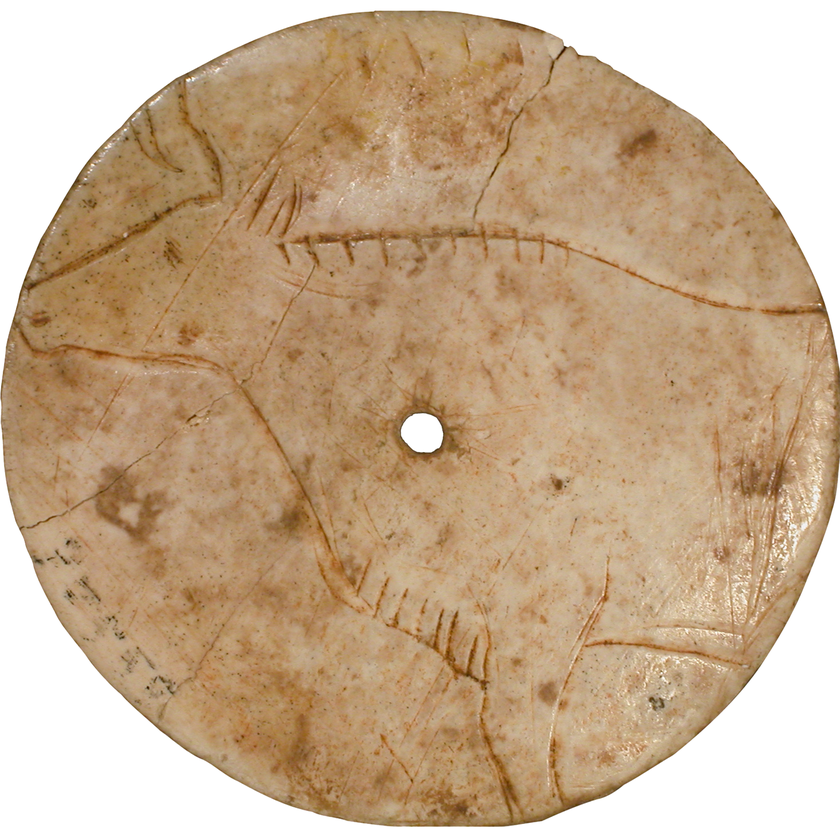
#> input picture Human_vs_non_Human/data/original/human/1.png, 840 x 840 px, shrunk from 1920 x 1920 before the run; its folder holds only this picture in this run
$ python masking_image.py   (older library calls are emulated)
#> lines starting #> are read from the running program, lines starting #| are printed output that depends on the picture; after the words box and inside, x2 and y2 are one past the last pixel; in counts of white or black regions, pixels touching at a corner belong together
import cv2
import math
import numpy as np
import scipy.ndimage
import os
import fnmatch


def orientated_non_max_suppression(mag, ang):
    ang_quant = np.round(ang / (np.pi/4)) % 4
    winE = np.array([[0, 0, 0],[1, 1, 1], [0, 0, 0]])
    winSE = np.array([[1, 0, 0], [0, 1, 0], [0, 0, 1]])
    winS = np.array([[0, 1, 0], [0, 1, 0], [0, 1, 0]])
    winSW = np.array([[0, 0, 1], [0, 1, 0], [1, 0, 0]])

    magE = non_max_suppression(mag, winE)
    magSE = non_max_suppression(mag, winSE)
    magS = non_max_suppression(mag, winS)
    magSW = non_max_suppression(mag, winSW)

    mag[ang_quant == 0] = magE[ang_quant == 0]
    mag[ang_quant == 1] = magSE[ang_quant == 1]
    mag[ang_quant == 2] = magS[ang_quant == 2]
    mag[ang_quant == 3] = magSW[ang_quant == 3]
    return mag

def non_max_suppression(data, win):
    data_max = scipy.ndimage.filters.maximum_filter(data, footprint=win, mode='constant')
    data_max[data != data_max] = 0
    return data_max

def get_images(dir_loc: str, categories: list):
    img_s, groups = {}, categories
    for group in groups:
        img_s.update({group: []})
        img_dir = os.path.join(dir_loc, group)
        for path, sub_dirs, files in os.walk(img_dir):
            for file in fnmatch.filter(files, "*.png"):
                img_s[group].append(os.path.join(path, file))
    return img_s


image_dir = "C:/Users/jahna/OneDrive/Documents/GitHub/Project/classfication_human_vs_non_human/data/original"
labels = ['human', 'non_human']
images = get_images(image_dir, labels)

for i in images:
    for idx, img_path in enumerate(j for j in images[i]):
        gray_image = cv2.imread(images[i][idx],0)
#> gray_image: shape (840, 840); min 19, max 255, mean 176.6
        with_nmsup = True #apply non-maximal suppression
        fudgefactor = 0.8 #with this threshold you can play a little bit
        sigma = 21 #for Gaussian Kernel
        kernel = 2*math.ceil(2*sigma)+1 #Kernel size

        gray_image = gray_image/255.0
        blur = cv2.GaussianBlur(gray_image, (kernel, kernel), sigma)
        gray_image = cv2.subtract(gray_image, blur)
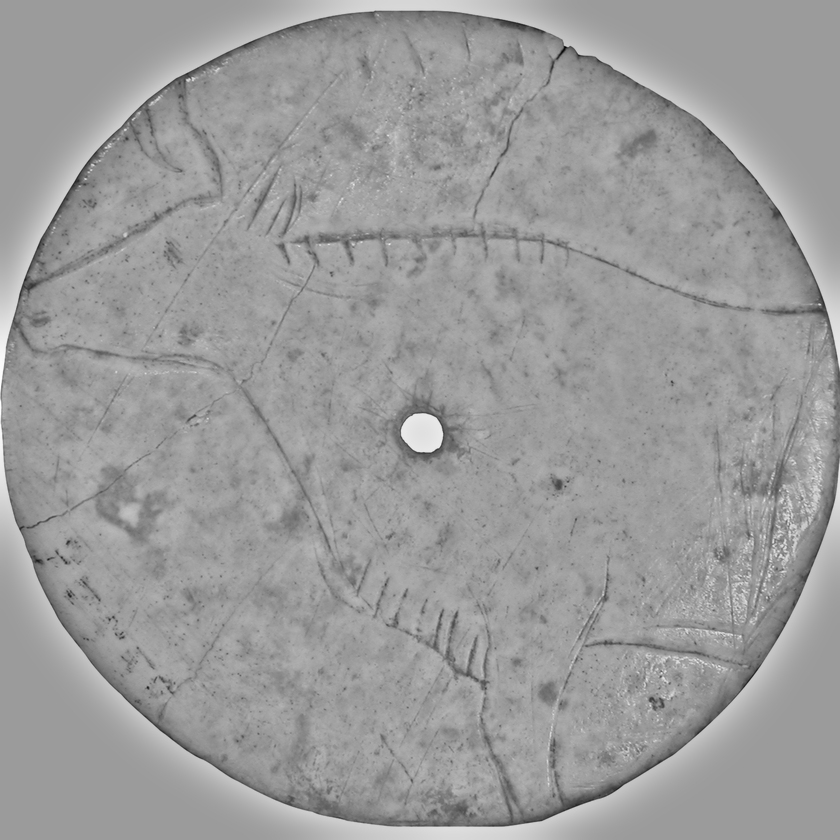
#> gray_image: shape (840, 840) float64; min -0.697, max 0.446, mean 0.000163; drawn with min black and max white

        # compute sobel response
        sobelx = cv2.Sobel(gray_image, cv2.CV_64F, 1, 0, ksize=3)
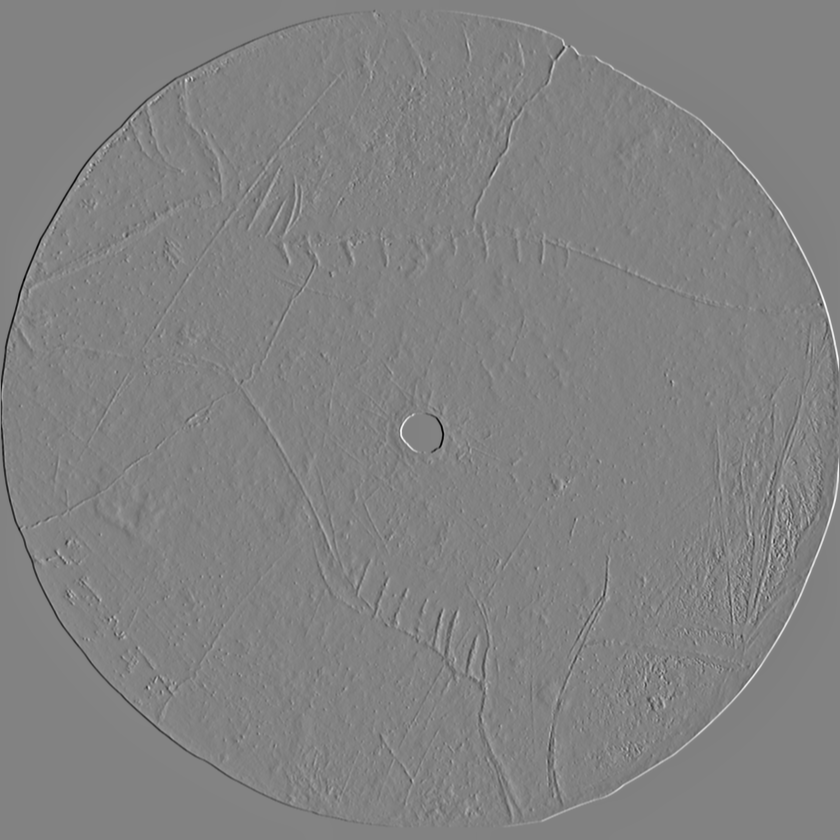
#> sobelx: shape (840, 840) float64; min -3, max 2.87, mean -0.000545; drawn with min black and max white
        sobely = cv2.Sobel(gray_image, cv2.CV_64F, 0, 1, ksize=3)
        mag = np.hypot(sobelx, sobely)
        ang = np.arctan2(sobely, sobelx)
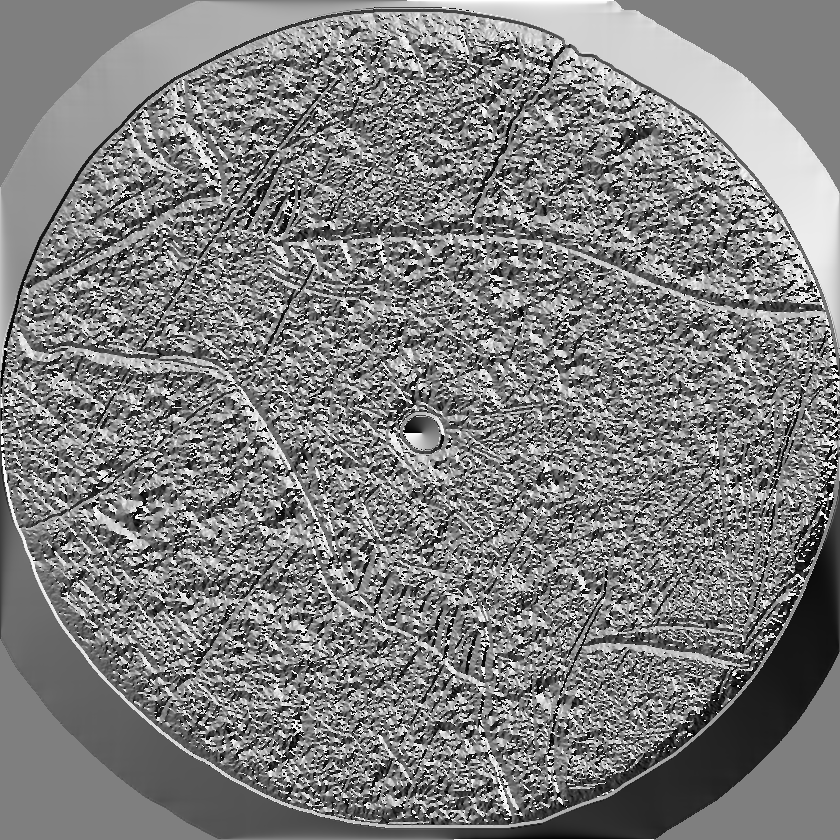
#> ang: shape (840, 840) float64; min -3.14, max 3.14, mean -0.0055; drawn with min black and max white

        # threshold
        threshold = 4 * fudgefactor * np.mean(mag)
#> threshold = 0.436
        mag[mag < threshold] = 0

        #either get edges directly
        if with_nmsup is False:
            mag = cv2.normalize(mag, 0, 255, cv2.NORM_MINMAX)
            kernel = np.ones((5,5),np.uint8)
            result = cv2.morphologyEx(mag, cv2.MORPH_CLOSE, kernel)
            imagem = cv2.bitwise_not(result)
            filename = images[i][idx].split("\\")[0] +"/" + i + \
                          "/" + images[i][idx].split("\\")[-1].split(".")[0]\
                            +  "_mask.png"
            cv2.imwrite(filename, imagem)

        #or apply a non-maximal suppression
        else:

            # non-maximal suppression
            mag = orientated_non_max_suppression(mag, ang)
#> in orientated_non_max_suppression, `ang_quant = np.round(ang / (np.pi/4)) % 4`:
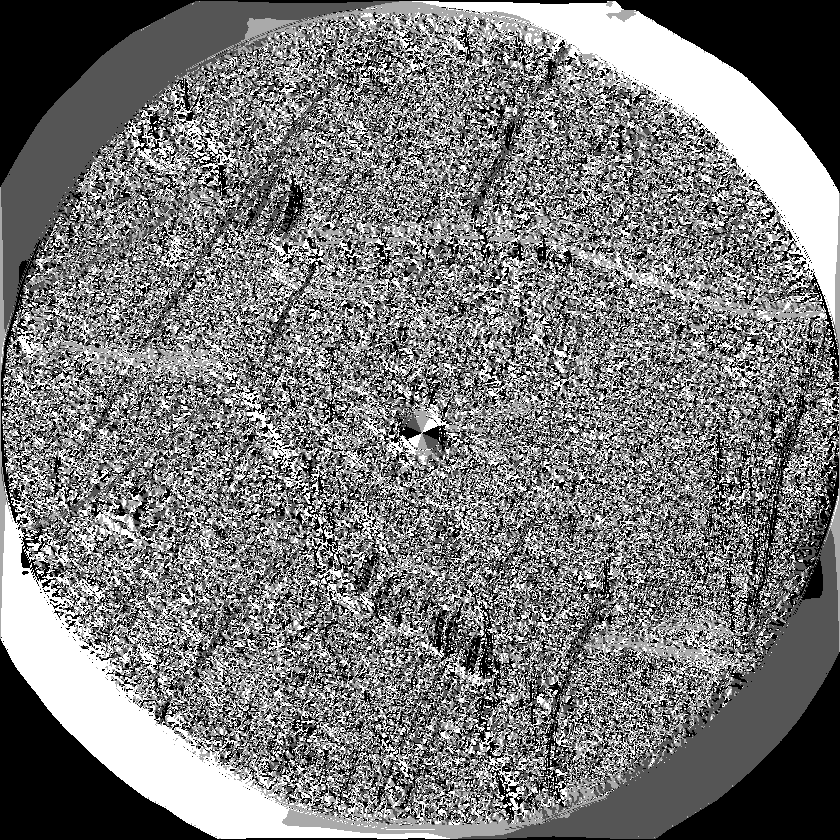
#> ang_quant: shape (840, 840) float64; min 0, max 3, mean 1.43; drawn with min black and max white
#> in non_max_suppression, `data_max[data != data_max] = 0`: data_max: shape (840, 840) float64; min 0, max 3.52, mean 0.0198
#> in non_max_suppression (call 2), `data_max[data != data_max] = 0`: data_max: shape (840, 840) float64; min 0, max 3.52, mean 0.0245
#> in non_max_suppression (call 3), `data_max[data != data_max] = 0`: data_max: shape (840, 840) float64; min 0, max 3.52, mean 0.0187
#> in non_max_suppression (call 4), `data_max[data != data_max] = 0`: data_max: shape (840, 840) float64; min 0, max 3.52, mean 0.0239
#> in orientated_non_max_suppression, `mag[ang_quant == 0] = magE[ang_quant == 0]`: mag: shape (840, 840) float64; min 0, max 3.52, mean 0.0381
#> in orientated_non_max_suppression, `mag[ang_quant == 1] = magSE[ang_quant == 1]`: mag: shape (840, 840) float64; min 0, max 3.52, mean 0.0351
#> in orientated_non_max_suppression, `mag[ang_quant == 3] = magSW[ang_quant == 3]`: mag: shape (840, 840) float64; min 0, max 3.52, mean 0.0285
            # create mask
            mag[mag > 0] = 255
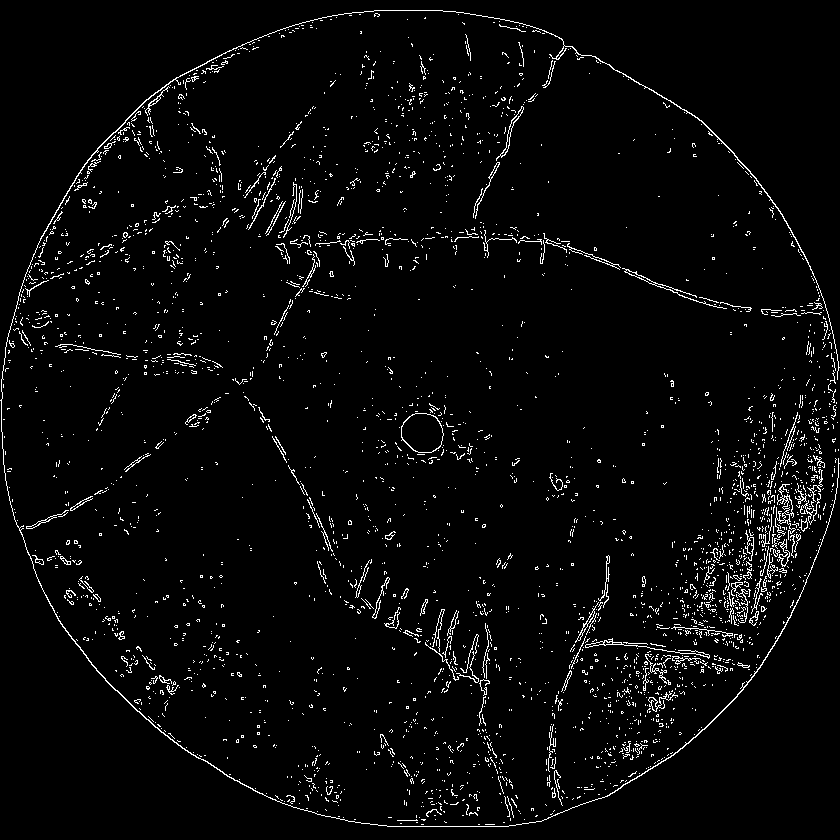
#> mag: shape (840, 840) float64; 3.3% white in thin lines or dots
            mag = mag.astype(np.uint8)
#> mag: shape (840, 840); 3.3% white in thin lines or dots

            kernel = np.ones((5,5),np.uint8)
            result = cv2.morphologyEx(mag, cv2.MORPH_CLOSE, kernel)
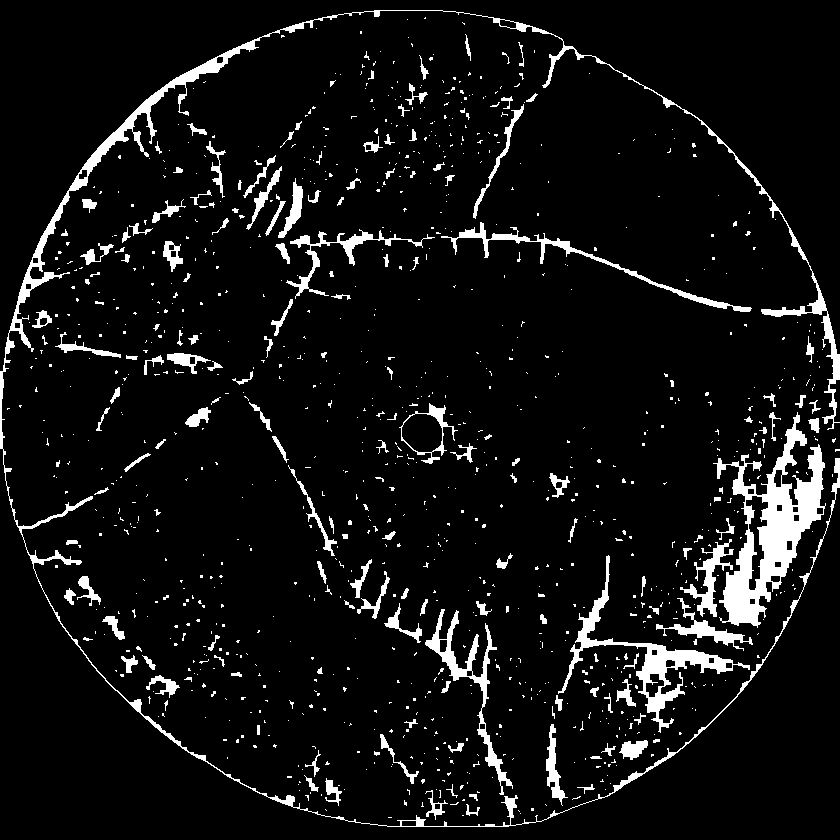
#> result: shape (840, 840); 7% white; 1067 white regions (901 under 20 px), largest, box (x1, y1, x2, y2) and area: (0, 10, 840, 827) 10756, (713, 412, 826, 628) 8279, (558, 555, 750, 733) 3686
            imagem = cv2.bitwise_not(result)
            filename = images[i][idx].split("\\")[0] +"/" + i + \
                      "/" + images[i][idx].split("\\")[-1].split(".")[0]\
                        +  "_mask.png"
            cv2.imwrite(filename, imagem)
